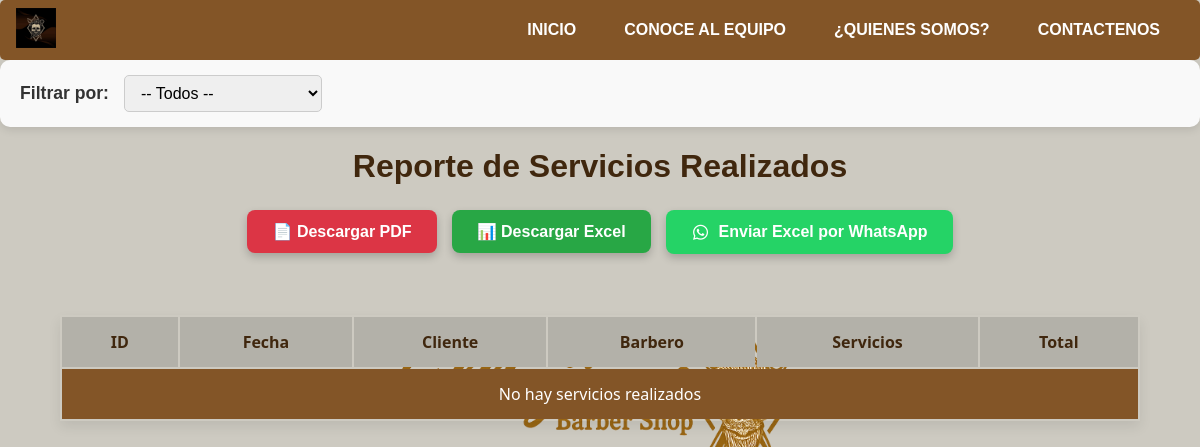
Page /reporte-servicios/ on the earlier database version.
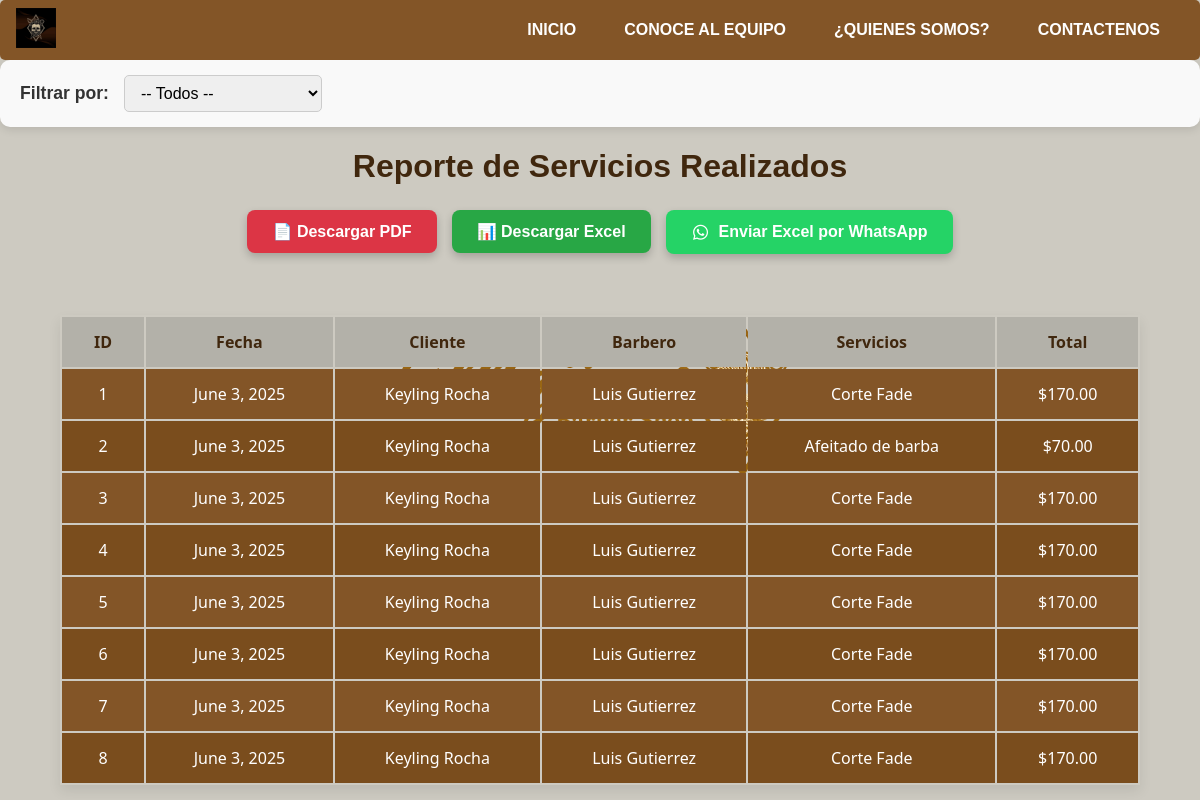
Same page on the later database version.
### Apps/aplicacion/models.py (models this page shows, shortened)
class Servicio_Realizado(models.Model):
    fecha = models.DateField(default=timezone.now)
    cliente = models.ForeignKey(Cliente, on_delete=models.CASCADE, related_name='servicios_realizados')
    barbero = models.ForeignKey(Barbero, on_delete=models.CASCADE, related_name='servicios_realizados')

class Cliente(models.Model):
    nombre1 = models.CharField(max_length=15,blank=False)
    nombre2 = models.CharField(max_length=15, blank=True)
    apellidoP = models.CharField(max_length=15, blank=False)
    apellidoM = models.CharField(max_length=15, blank=True)
    instagram = models.CharField(max_length=15, blank=True)
    correo = models.EmailField(max_length=254, blank=True)

class Barbero(models.Model):
    Direccion = models.TextField()
    cedula = models.CharField(max_length=14,blank=False)
    Estado = models.BooleanField(default=True)
    Comisiones = models.DecimalField(max_digits=10, decimal_places=2)
    Empleado = models.ForeignKey(Empleado, on_delete=models.CASCADE, related_name='barberos')

class Empleado(models.Model):
    persona = models.ForeignKey(Persona, on_delete=models.CASCADE, related_name='empleados')
    Salario = models.DecimalField(max_digits=10, decimal_places=2)
    fecha_contratacion = models.DateField(default=timezone.now)

class Persona(AbstractUser):
    nombre1 = models.CharField(max_length=15, blank=False)
    nombre2 = models.CharField(max_length=15, blank=True)
    apellidoP = models.CharField(max_length=15, blank=False)
    apellidoM = models.CharField(max_length=15, blank=True)
    telefono = models.CharField(max_length=15, blank=False)
    rol = models.ForeignKey(Rol, on_delete=models.SET_NULL, null=True, blank=True)

class Detalle_ServicioRealizado(models.Model):
    Servicio = models.ForeignKey(Servicio, on_delete=models.CASCADE, related_name="detalle_ServicioRealizado")
    Servicio_Realizado = models.ForeignKey(Servicio_Realizado,on_delete=models.CASCADE, related_name="detalle")

class Servicio(models.Model):
    nombre = models.CharField(max_length=15)
    tipo = models.CharField(max_length=15)
    descripcion = models.TextField()
    precio = models.DecimalField(max_digits=10, decimal_places=2)
    estado = models.BooleanField(default=True)

### Apps/aplicacion/views.py (the view, shortened to what this page needs)
# urls.py: path('reporte-servicios/', views.reporte_servicios, name='reporte_servicios'),
def reporte_servicios(request):
    filtro = request.GET.get('filtro')
    servicios = Servicio_Realizado.objects.select_related(
        'cliente',
        'barbero__Empleado__persona'
    ).prefetch_related('detalle__Servicio')
    hoy = timezone.now().date()
    if filtro == 'hoy':
        servicios = servicios.filter(fecha=hoy)
    elif filtro == 'semana':
        inicio = hoy - timezone.timedelta(days=hoy.weekday())
        fin = inicio + timezone.timedelta(days=6)
        servicios = servicios.filter(fecha__range=(inicio, fin))
    elif filtro == 'mes':
        servicios = servicios.filter(fecha__year=hoy.year, fecha__month=hoy.month)
    for realizado in servicios:
        total = sum(detalle.Servicio.precio for detalle in realizado.detalle.all())
        realizado.precio_total = total
    context = {
        'servicios': servicios,
        'filtro': filtro,
        'inicio': request.GET.get('inicio', ''),
        'fin': request.GET.get('fin', ''),
    }
    return render(request, 'reporte_servicios.html', context)

### Apps/aplicacion/Templates/reporte_servicios.html (shortened to what this page needs)
{% extends "Layout2.html" %}
{% load static %}
{% block head %}
<link rel="stylesheet" href="{% static 'css/Style2.css' %}">
<link rel="stylesheet" href="{% static 'css/Reporte.css' %}">
<link href='https://unpkg.com/boxicons@2.1.4/css/boxicons.min.css' rel='stylesheet'>
<link href='https://unpkg.com/boxicons@2.1.4/css/boxicons.min.css' rel='stylesheet'>
{% endblock %}
{% block content %}
<form method="get" class="filtro-form">
    <label for="filtro">Filtrar por:</label>
    <select name="filtro" id="filtro" onchange="this.form.submit()">
        <option value="" {% if not filtro %}selected{% endif %}>-- Todos --</option>
    </select>
</form>
<h1>Reporte de Servicios Realizados</h1>
<div class="report-buttons-container">
    <a href="{% url 'descargar_reporte_pdf' %}?filtro={{ filtro }}{% if inicio %}&inicio={{ inicio }}{% endif %}{% if fin %}&fin={{ fin }}{% endif %}"
        target="_blank">
        <button class="btn-pdf">📄 Descargar PDF</button>
    </a>
    <a href="{% url 'descargar_reporte_excel' %}?filtro={{ filtro }}{% if inicio %}&inicio={{ inicio }}{% endif %}{% if fin %}&fin={{ fin }}{% endif %}"
        target="_blank">
        <button class="btn-excel">📊 Descargar Excel</button>
    </a>
    <form method="POST" action="{% url 'enviar_reporte_excel_whatsapp' %}">
        <button type="submit" class="btn-whatsapp"><i class='bx bxl-whatsapp'></i>Enviar Excel por WhatsApp</button>
    </form>
</div>
<br>
<br>
<table>
    <thead>
        <tr>
            <th>ID</th>
            <th>Fecha</th>
            <th>Cliente</th>
            <th>Barbero</th>
            <th>Servicios</th>
            <th>Total</th>
        </tr>
    </thead>
    <tbody>
        {% for servicio in servicios %}
        <tr>
            <td>{{ servicio.id }}</td>
            <td>{{ servicio.fecha }}</td>
            <td>{{ servicio.cliente.nombre1 }} {{ servicio.cliente.apellidoP }}</td>
            <td>{{ servicio.barbero.Empleado.persona.nombre1 }} {{ servicio.barbero.Empleado.persona.apellidoP }}</td>
            <td>
                {% for detalle in servicio.detalle.all %}
                {{ detalle.Servicio.nombre }}{% if not forloop.last %}, {% endif %}
                {% endfor %}
            </td>
            <td>${{ servicio.precio_total }}</td>
        </tr>
        {% empty %}
        <tr>
            <td colspan="6">No hay servicios realizados</td>
        </tr>
        {% endfor %}
    </tbody>
</table>
{% endblock %}

Differences in the rows shown:
added Servicio_Realizado: id "1", fecha "June 3, 2025", cliente.nombre1 "Keyling", cliente.apellidoP "Rocha", barbero.Empleado.persona.nombre1 "Luis", barbero.Empleado.persona.apellidoP "Gutierrez", precio_total "170.00"
added Detalle_ServicioRealizado: Servicio.nombre "Corte Fade", shown under "1"
added Servicio_Realizado: id "2", fecha "June 3, 2025", cliente.nombre1 "Keyling", cliente.apellidoP "Rocha", barbero.Empleado.persona.nombre1 "Luis", barbero.Empleado.persona.apellidoP "Gutierrez", precio_total "70.00"
added Detalle_ServicioRealizado: Servicio.nombre "Afeitado de barba", shown under "2"
added Servicio_Realizado: id "3", fecha "June 3, 2025", cliente.nombre1 "Keyling", cliente.apellidoP "Rocha", barbero.Empleado.persona.nombre1 "Luis", barbero.Empleado.persona.apellidoP "Gutierrez", precio_total "170.00"
added Detalle_ServicioRealizado: Servicio.nombre "Corte Fade", shown under "3"
added Servicio_Realizado: id "4", fecha "June 3, 2025", cliente.nombre1 "Keyling", cliente.apellidoP "Rocha", barbero.Empleado.persona.nombre1 "Luis", barbero.Empleado.persona.apellidoP "Gutierrez", precio_total "170.00"
added Detalle_ServicioRealizado: Servicio.nombre "Corte Fade", shown under "4"
added Servicio_Realizado: id "5", fecha "June 3, 2025", cliente.nombre1 "Keyling", cliente.apellidoP "Rocha", barbero.Empleado.persona.nombre1 "Luis", barbero.Empleado.persona.apellidoP "Gutierrez", precio_total "170.00"
added Detalle_ServicioRealizado: Servicio.nombre "Corte Fade", shown under "5"
added Servicio_Realizado: id "6", fecha "June 3, 2025", cliente.nombre1 "Keyling", cliente.apellidoP "Rocha", barbero.Empleado.persona.nombre1 "Luis", barbero.Empleado.persona.apellidoP "Gutierrez", precio_total "170.00"
added Detalle_ServicioRealizado: Servicio.nombre "Corte Fade", shown under "6"
added Servicio_Realizado: id "7", fecha "June 3, 2025", cliente.nombre1 "Keyling", cliente.apellidoP "Rocha", barbero.Empleado.persona.nombre1 "Luis", barbero.Empleado.persona.apellidoP "Gutierrez", precio_total "170.00"
added Detalle_ServicioRealizado: Servicio.nombre "Corte Fade", shown under "7"
added Servicio_Realizado: id "8", fecha "June 3, 2025", cliente.nombre1 "Keyling", cliente.apellidoP "Rocha", barbero.Empleado.persona.nombre1 "Luis", barbero.Empleado.persona.apellidoP "Gutierrez", precio_total "170.00"
added Detalle_ServicioRealizado: Servicio.nombre "Corte Fade", shown under "8"
Other differences:
text no longer shown: "No hay servicios realizados"
